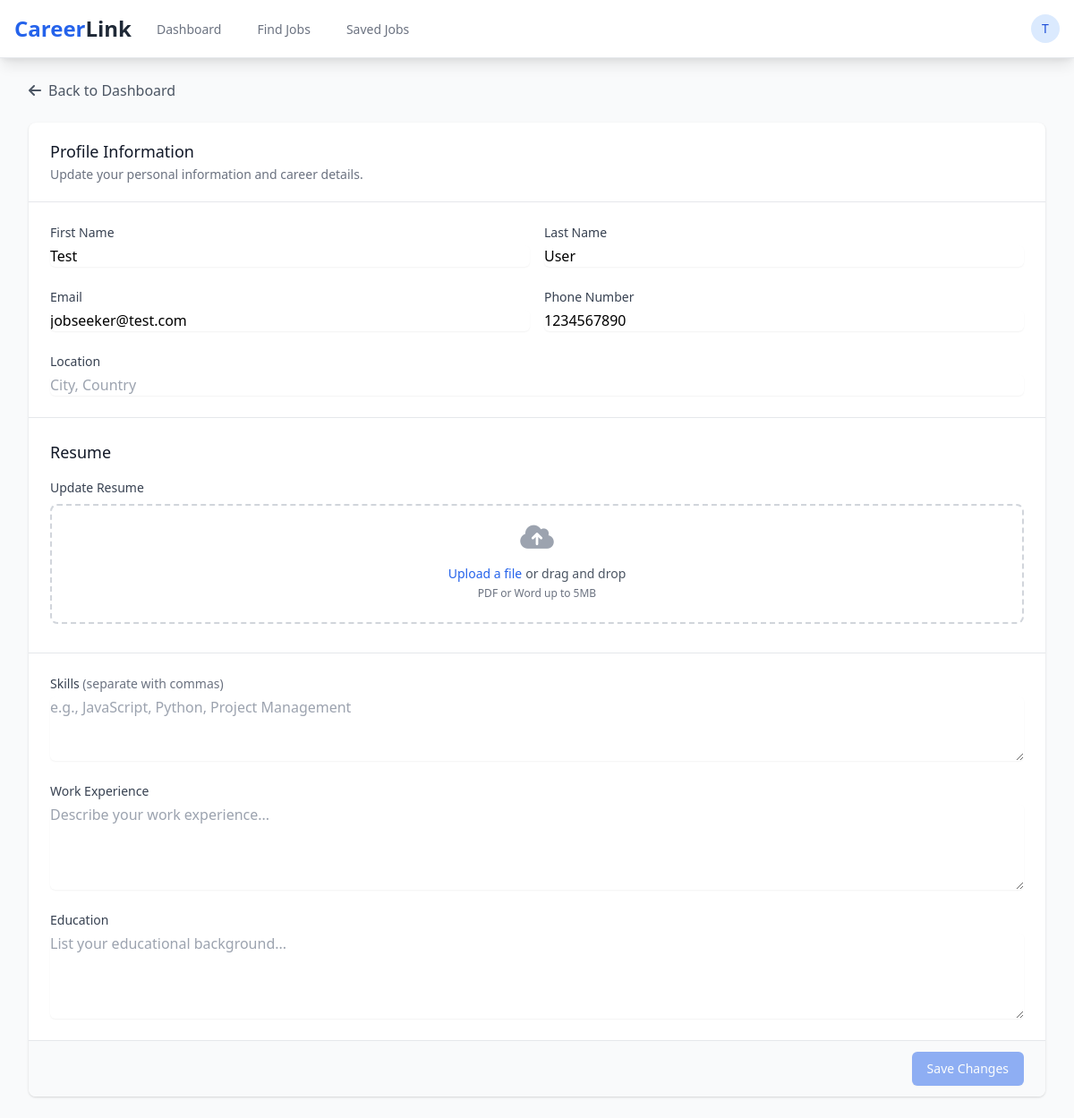
Screenshot of /edit_profile.php (signed in) with the database file from the repository.
### tables this page shows
CREATE TABLE `jobseeker_profiles` (
  `id` int(11) NOT NULL,
  `user_id` int(11) NOT NULL,
  `first_name` varchar(50) DEFAULT NULL,
  `last_name` varchar(50) DEFAULT NULL,
  `email` varchar(255) DEFAULT NULL,
  `phone` varchar(20) DEFAULT NULL,
  `location` varchar(255) DEFAULT NULL,
  `resume_path` varchar(255) DEFAULT NULL,
  `skills` text DEFAULT NULL,
  `experience` text DEFAULT NULL,
  `education` text DEFAULT NULL,
  `created_at` timestamp NOT NULL DEFAULT current_timestamp(),
  `updated_at` timestamp NOT NULL DEFAULT current_timestamp() ON UPDATE current_timestamp()
);

CREATE TABLE `users` (
  `id` int(11) NOT NULL,
  `username` varchar(50) NOT NULL,
  `email` varchar(255) NOT NULL,
  `password_hash` varchar(255) NOT NULL,
  `user_type` enum('jobseeker','employer') NOT NULL,
  `created_at` timestamp NOT NULL DEFAULT current_timestamp(),
  `last_login` timestamp NULL DEFAULT NULL
);

### edit_profile.php (the view, shortened to what this page needs)
<?php
require_once 'includes/header.php';
$db_host = 'localhost';
$db_user = 'root';
$db_pass = '';
$db_name = 'career_link';
$conn = mysqli_connect($db_host, $db_user, $db_pass, $db_name);
$query = "SELECT jp.*, u.email as user_email
          FROM jobseeker_profiles jp
          RIGHT JOIN users u ON jp.user_id = u.id
          WHERE u.id = ?";
$stmt = mysqli_prepare($conn, $query);
mysqli_stmt_bind_param($stmt, "i", $_SESSION['user_id']);
mysqli_stmt_execute($stmt);
$profile = mysqli_fetch_assoc(mysqli_stmt_get_result($stmt));
?>
<div class="max-w-7xl mx-auto py-6 sm:px-6 lg:px-8">
    <div class="mb-6">
        <a href="jobseeker_dashboard.php" class="inline-flex items-center text-gray-600 hover:text-gray-800">
            <i class="fas fa-arrow-left mr-2"></i>
            Back to Dashboard
        </a>
    </div>
    <div class="bg-white shadow overflow-hidden sm:rounded-lg">
        <div class="px-4 py-5 sm:px-6">
            <h3 class="text-lg leading-6 font-medium text-gray-900">Profile Information</h3>
            <p class="mt-1 max-w-2xl text-sm text-gray-500">
                Update your personal information and career details.
            </p>
        </div>
        <div class="border-t border-gray-200">
            <form method="POST" id="profileForm" class="divide-y divide-gray-200" enctype="multipart/form-data">
                <div class="px-4 py-5 sm:p-6">
                    <div class="grid grid-cols-1 gap-y-6 gap-x-4 sm:grid-cols-2">
                        <div>
                            <label for="first_name" class="block text-sm font-medium text-gray-700">First Name</label>
                            <input type="text" name="first_name" id="first_name" required
                                value="<?php echo htmlspecialchars($profile['first_name'] ?? ''); ?>"
                                class="mt-1 block w-full rounded-md border-gray-300 shadow-sm focus:border-blue-500 focus:ring-blue-500">
                        </div>
                        <div>
                            <label for="last_name" class="block text-sm font-medium text-gray-700">Last Name</label>
                            <input type="text" name="last_name" id="last_name" required
                                value="<?php echo htmlspecialchars($profile['last_name'] ?? ''); ?>"
                                class="mt-1 block w-full rounded-md border-gray-300 shadow-sm focus:border-blue-500 focus:ring-blue-500">
                        </div>
                        <div>
                            <label for="email" class="block text-sm font-medium text-gray-700">Email</label>
                            <input type="email" name="email" id="email" required
                                value="<?php echo htmlspecialchars($profile['user_email'] ?? ''); ?>"
                                class="mt-1 block w-full rounded-md border-gray-300 shadow-sm focus:border-blue-500 focus:ring-blue-500">
                        </div>
                        <div>
                            <label for="phone" class="block text-sm font-medium text-gray-700">Phone Number</label>
                            <input type="tel" name="phone" id="phone"
                                value="<?php echo htmlspecialchars($profile['phone'] ?? ''); ?>"
                                class="mt-1 block w-full rounded-md border-gray-300 shadow-sm focus:border-blue-500 focus:ring-blue-500">
                        </div>
                        <div class="sm:col-span-2">
                            <label for="location" class="block text-sm font-medium text-gray-700">Location</label>
                            <input type="text" name="location" id="location"
                                value="<?php echo htmlspecialchars($profile['location'] ?? ''); ?>"
                                class="mt-1 block w-full rounded-md border-gray-300 shadow-sm focus:border-blue-500 focus:ring-blue-500"
                                placeholder="City, Country">
                        </div>
                    </div>
                </div>
                <div class="px-4 py-5 sm:p-6">
                    <h4 class="text-lg font-medium text-gray-900 mb-4">Resume</h4>
                    <div class="mt-4">
                        <label class="block text-sm font-medium text-gray-700">Update Resume</label>
                        <div class="mt-2 flex justify-center px-6 pt-5 pb-6 border-2 border-gray-300 border-dashed rounded-lg">
                            <div class="space-y-1 text-center">
                                <i class="fas fa-cloud-upload-alt text-gray-400 text-3xl mb-3"></i>
                                <div class="flex text-sm text-gray-600">
                                    <label for="resume" class="relative cursor-pointer bg-white rounded-md font-medium text-blue-600 hover:text-blue-500 focus-within:outline-none focus-within:ring-2 focus-within:ring-offset-2 focus-within:ring-blue-500">
                                        <span>Upload a file</span>
                                    </label>
                                    <p class="pl-1">or drag and drop</p>
                                </div>
                                <p class="text-xs text-gray-500">PDF or Word up to 5MB</p>
                            </div>
                        </div>
                    </div>
                </div>
                <div class="px-4 py-5 sm:p-6">
                    <div class="space-y-6">
                        <div>
                            <label for="skills" class="block text-sm font-medium text-gray-700">
                                Skills
                                <span class="text-sm text-gray-500">(separate with commas)</span>
                            </label>
                            <textarea name="skills" id="skills" rows="3"
                                class="mt-1 block w-full rounded-md border-gray-300 shadow-sm focus:border-blue-500 focus:ring-blue-500"
                                placeholder="e.g., JavaScript, Python, Project Management"
                            ><?php echo htmlspecialchars($profile['skills'] ?? ''); ?></textarea>
                        </div>
                        <div>
                            <label for="experience" class="block text-sm font-medium text-gray-700">Work Experience</label>
                            <textarea name="experience" id="experience" rows="4"
                                class="mt-1 block w-full rounded-md border-gray-300 shadow-sm focus:border-blue-500 focus:ring-blue-500"
                                placeholder="Describe your work experience..."
                            ><?php echo htmlspecialchars($profile['experience'] ?? ''); ?></textarea>
                        </div>
                        <div>
                            <label for="education" class="block text-sm font-medium text-gray-700">Education</label>
                            <textarea name="education" id="education" rows="4"
                                class="mt-1 block w-full rounded-md border-gray-300 shadow-sm focus:border-blue-500 focus:ring-blue-500"
                                placeholder="List your educational background..."
                            ><?php echo htmlspecialchars($profile['education'] ?? ''); ?></textarea>
                        </div>
                    </div>
                </div>
                <div class="px-4 py-3 bg-gray-50 text-right sm:px-6">
                    <button type="submit" id="submitButton"
                        class="inline-flex justify-center py-2 px-4 border border-transparent shadow-sm text-sm font-medium rounded-md text-white bg-blue-600 hover:bg-blue-700 focus:outline-none focus:ring-2 focus:ring-offset-2 focus:ring-blue-500 transition-colors">
                        Save Changes
                    </button>
                </div>
            </form>
        </div>
    </div>
</div>

### rows the page displays
jobseeker_profiles: first_name "Test", last_name "User", email "jobseeker@test.com", phone "1234567890"

### other values shown
substr($_SESSION['username'], 0, 1) "T"
